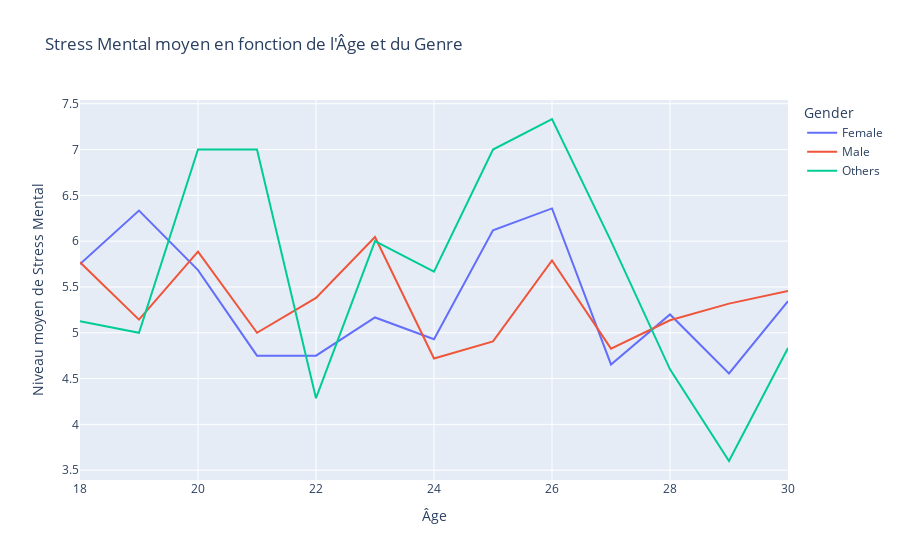
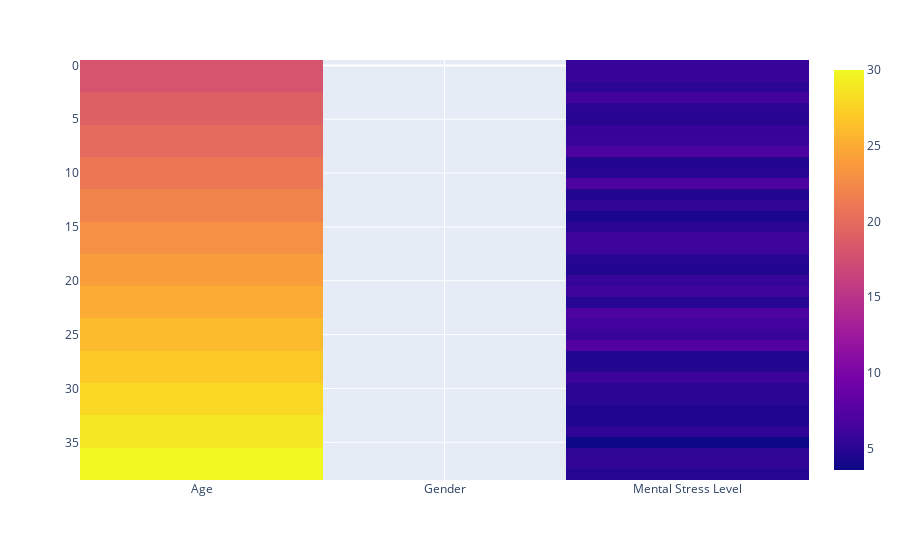

The notebook cell these images were saved under, in order:
### Code cell
data['Gender']=data['Gender'].apply(lambda x: "Others" if x  not in [ 'Female','Male'] else x )
# Regrouper par Age et Gender, puis calculer la moyenne du Stress Mental
print(data.groupby('Gender').size())
data_grouped = data.groupby(['Age', 'Gender'])['Mental Stress Level'].mean().reset_index()
display(data_grouped)

# Tracer le stress mental moyen par âge et genre
fig = px.line(data_frame=data_grouped, x='Age', y='Mental Stress Level', color='Gender', 
              title='Stress Mental moyen en fonction de l\'Âge et du Genre', 
              labels={'Mental Stress Level': 'Niveau moyen de Stress Mental', 'Age': 'Âge'})
#fig.update_traces(fill='tozeroy') 
fig.show()

### Figure 1 — Plotly figure (JSON) as saved in the notebook; plotly's stock layout.template omitted (floating-point values rounded to 4 significant figures)
{"data": [{"hovertemplate": "Gender=Female<br>Âge=%{x}<br>Niveau moyen de Stress Mental=%{y}<extra></extra>", "legendgroup": "Female", "line": {"color": "#636efa", "dash": "solid"}, "marker": {"symbol": "circle"}, "mode": "lines", "name": "Female", "orientation": "v", "showlegend": true, "type": "scatter", "x": [18, 19, 20, 21, 22, 23, 24, 25, 26, 27, 28, 29, 30], "xaxis": "x", "y": [5.75, 6.333, 5.684, 4.75, 4.75, 5.167, 4.929, 6.118, 6.357, 4.654, 5.2, 4.556, 5.345], "yaxis": "y"}, {"hovertemplate": "Gender=Male<br>Âge=%{x}<br>Niveau moyen de Stress Mental=%{y}<extra></extra>", "legendgroup": "Male", "line": {"color": "#EF553B", "dash": "solid"}, "marker": {"symbol": "circle"}, "mode": "lines", "name": "Male", "orientation": "v", "showlegend": true, "type": "scatter", "x": [18, 19, 20, 21, 22, 23, 24, 25, 26, 27, 28, 29, 30], "xaxis": "x", "y": [5.769, 5.143, 5.885, 5.0, 5.381, 6.045, 4.719, 4.906, 5.789, 4.826, 5.136, 5.318, 5.457], "yaxis": "y"}, {"hovertemplate": "Gender=Others<br>Âge=%{x}<br>Niveau moyen de Stress Mental=%{y}<extra></extra>", "legendgroup": "Others", "line": {"color": "#00cc96", "dash": "solid"}, "marker": {"symbol": "circle"}, "mode": "lines", "name": "Others", "orientation": "v", "showlegend": true, "type": "scatter", "x": [18, 19, 20, 21, 22, 23, 24, 25, 26, 27, 28, 29, 30], "xaxis": "x", "y": [5.125, 5.0, 7.0, 7.0, 4.286, 6.0, 5.667, 7.0, 7.333, 6.0, 4.6, 3.6, 4.833], "yaxis": "y"}], "layout": {"legend": {"title": {"text": "Gender"}, "tracegroupgap": 0}, "title": {"text": "Stress Mental moyen en fonction de l'Âge et du Genre"}, "xaxis": {"anchor": "y", "domain": [0, 1], "title": {"text": "Âge"}}, "yaxis": {"anchor": "x", "domain": [0, 1], "title": {"text": "Niveau moyen de Stress Mental"}}}}

### Figure 2 — Plotly figure (JSON) as saved in the notebook; plotly's stock layout.template omitted (floating-point values rounded to 4 significant figures)
{"data": [{"coloraxis": "coloraxis", "hovertemplate": "x: %{x}<br>y: %{y}<br>color: %{z}<extra></extra>", "name": "0", "type": "heatmap", "x": ["Age", "Gender", "Mental Stress Level"], "xaxis": "x", "y": [0, 1, 2, 3, 4, 5, 6, 7, 8, 9, 10, 11, 12, 13, 14, 15, 16, 17, 18, 19, 20, 21, 22, 23, 24, 25, 26, 27, 28, 29, 30, 31, 32, 33, 34, 35, 36, 37, 38], "yaxis": "y", "z": [[18, "Female", 5.75], [18, "Male", 5.769], [18, "Others", 5.125], [19, "Female", 6.333], [19, "Male", 5.143], [19, "Others", 5], [20, "Female", 5.684], [20, "Male", 5.885], [20, "Others", 7], [21, "Female", 4.75], [21, "Male", 5], [21, "Others", 7], [22, "Female", 4.75], [22, "Male", 5.381], [22, "Others", 4.286], [23, "Female", 5.167], [23, "Male", 6.045], [23, "Others", 6], [24, "Female", 4.929], [24, "Male", 4.719], [24, "Others", 5.667], [25, "Female", 6.118], [25, "Male", 4.906], [25, "Others", 7], [26, "Female", 6.357], [26, "Male", 5.789], [26, "Others", 7.333], [27, "Female", 4.654], [27, "Male", 4.826], [27, "Others", 6], [28, "Female", 5.2], [28, "Male", 5.136], [28, "Others", 4.6], [29, "Female", 4.556], [29, "Male", 5.318], [29, "Others", 3.6], [30, "Female", 5.345], [30, "Male", 5.457], [30, "Others", 4.833]]}], "layout": {"coloraxis": {"colorscale": [[0, "#0d0887"], [0.1111, "#46039f"], [0.2222, "#7201a8"], [0.3333, "#9c179e"], [0.4444, "#bd3786"], [0.5556, "#d8576b"], [0.6667, "#ed7953"], [0.7778, "#fb9f3a"], [0.8889, "#fdca26"], [1, "#f0f921"]]}, "margin": {"t": 60}, "xaxis": {"anchor": "y", "constrain": "domain", "domain": [0, 1], "scaleanchor": "y"}, "yaxis": {"anchor": "x", "autorange": "reversed", "constrain": "domain", "domain": [0, 1]}}}
